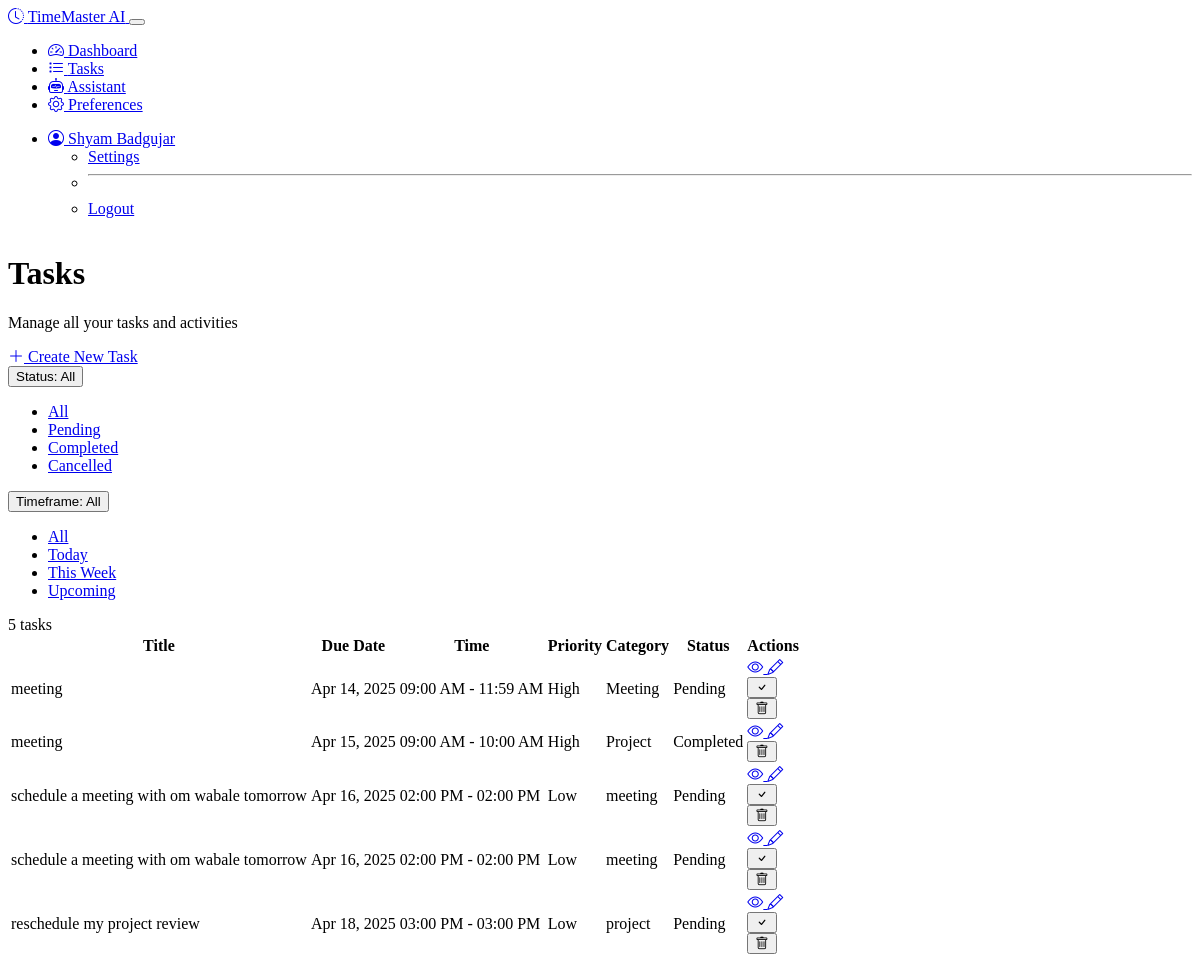
Page /tasks?status=all&timeframe=all (signed in) on the committed database.
### models.py (models this page shows, shortened)
class User(UserMixin, db.Model):
    id = db.Column(db.Integer, primary_key=True)
    username = db.Column(db.String(64), unique=True, nullable=False)
    email = db.Column(db.String(120), unique=True, nullable=False)
    password_hash = db.Column(db.String(256), nullable=False)
    created_at = db.Column(db.DateTime, default=datetime.utcnow)
    tasks = db.relationship('Task', backref='user', lazy='dynamic')
    preferences = db.relationship('UserPreference', backref='user', uselist=False)

class Task(db.Model):
    id = db.Column(db.Integer, primary_key=True)
    title = db.Column(db.String(120), nullable=False)
    description = db.Column(db.Text)
    created_at = db.Column(db.DateTime, default=datetime.utcnow)
    due_date = db.Column(db.DateTime)
    start_time = db.Column(db.DateTime)
    end_time = db.Column(db.DateTime)
    priority = db.Column(db.Integer, default=0)  # 0-5, 5 being highest
    status = db.Column(db.String(20), default='pending')  # pending, completed, cancelled
    category = db.Column(db.String(50))
    ml_priority_score = db.Column(db.Float, default=0.0)  # ML-calculated priority
    calendar_event_id = db.Column(db.String(100))  # For Google Calendar sync
    user_id = db.Column(db.Integer, db.ForeignKey('user.id'), nullable=False)

### routes.py (the view)
@app.route('/tasks')
@login_required
def task_list():
    status_filter = request.args.get('status', 'pending')
    timeframe = request.args.get('timeframe', 'all')
    query = Task.query.filter_by(user_id=current_user.id)
    if status_filter != 'all':
        query = query.filter_by(status=status_filter)
    now = datetime.now()
    if timeframe == 'today':
        start_of_day = now.replace(hour=0, minute=0, second=0, microsecond=0)
        end_of_day = start_of_day + timedelta(days=1) - timedelta(microseconds=1)
        query = query.filter(Task.due_date.between(start_of_day, end_of_day))
    elif timeframe == 'this_week':
        start_of_week = (now - timedelta(days=now.weekday())).replace(hour=0, minute=0, second=0, microsecond=0)
        end_of_week = start_of_week + timedelta(days=7) - timedelta(microseconds=1)
        query = query.filter(Task.due_date.between(start_of_week, end_of_week))
    elif timeframe == 'upcoming':
        query = query.filter(Task.due_date >= now)
    tasks = query.order_by(Task.due_date, Task.priority.desc()).all()
    return render_template(
        'tasks.html',
        tasks=tasks,
        status_filter=status_filter,
        timeframe=timeframe
    )

### models.py (called while the page is built)
@login_manager.user_loader
def load_user(user_id):
    return User.query.get(int(user_id))

    def get_notification_preferences(self):
        try:
            return json.loads(self.notification_preferences)
        except:
            return ['email', 'web']

### notification_service.py (called while the page is built)
    def check_reminders(self):
        now = datetime.now()
        due_reminders = Reminder.query.filter(
            Reminder.remind_at <= now,
            Reminder.sent == False
        ).all()
        sent_count = 0
        for reminder in due_reminders:
            success = self.send_reminder(reminder)
            if success:
                reminder.sent = True
                sent_count += 1
        db.session.commit()
        return sent_count

### routes.py (called while the page is built)
@app.before_request
def check_reminders():
    if not request.endpoint:
        return
    if request.endpoint in ['static', 'login', 'register']:
        return
    last_check = session.get('last_reminder_check', 0)
    now = datetime.now().timestamp()
    if now - last_check > 300:  # 5 minutes in seconds
        notification_service.check_reminders()
        session['last_reminder_check'] = now

### templates/tasks.html (shortened to what this page needs)
{% extends "layout.html" %}
{% block content %}
<div class="container">
    <div class="row mb-4">
        <div class="col-md-8">
            <h1 class="mb-2">Tasks</h1>
            <p class="text-muted">Manage all your tasks and activities</p>
        </div>
        <div class="col-md-4 text-md-end">
            <a href="{{ url_for('create_task') }}" class="btn btn-primary">
                <i class="bi bi-plus-lg"></i> Create New Task
            </a>
        </div>
    </div>
    <div class="row">
        <div class="col-12">
            <div class="card bg-dark">
                <div class="card-header">
                    <div class="d-flex justify-content-between align-items-center">
                        <div class="filters d-flex align-items-center flex-wrap">
                            <div class="dropdown me-3 mb-2 mb-md-0">
                                <button class="btn btn-outline-secondary dropdown-toggle" type="button" data-bs-toggle="dropdown">
                                    Status: {{ status_filter|capitalize if status_filter != 'all' else 'All' }}
                                </button>
                                <ul class="dropdown-menu">
                                    <li><a class="dropdown-item {% if status_filter == 'all' %}active{% endif %}" href="{{ url_for('task_list', status='all', timeframe=timeframe) }}">All</a></li>
                                    <li><a class="dropdown-item {% if status_filter == 'pending' %}active{% endif %}" href="{{ url_for('task_list', status='pending', timeframe=timeframe) }}">Pending</a></li>
                                    <li><a class="dropdown-item {% if status_filter == 'completed' %}active{% endif %}" href="{{ url_for('task_list', status='completed', timeframe=timeframe) }}">Completed</a></li>
                                    <li><a class="dropdown-item {% if status_filter == 'cancelled' %}active{% endif %}" href="{{ url_for('task_list', status='cancelled', timeframe=timeframe) }}">Cancelled</a></li>
                                </ul>
                            </div>
                            <div class="dropdown">
                                <button class="btn btn-outline-secondary dropdown-toggle" type="button" data-bs-toggle="dropdown">
                                    Timeframe: {{ timeframe|replace('_', ' ')|capitalize if timeframe != 'all' else 'All' }}
                                </button>
                                <ul class="dropdown-menu">
                                    <li><a class="dropdown-item {% if timeframe == 'all' %}active{% endif %}" href="{{ url_for('task_list', status=status_filter, timeframe='all') }}">All</a></li>
                                    <li><a class="dropdown-item {% if timeframe == 'today' %}active{% endif %}" href="{{ url_for('task_list', status=status_filter, timeframe='today') }}">Today</a></li>
                                    <li><a class="dropdown-item {% if timeframe == 'this_week' %}active{% endif %}" href="{{ url_for('task_list', status=status_filter, timeframe='this_week') }}">This Week</a></li>
                                    <li><a class="dropdown-item {% if timeframe == 'upcoming' %}active{% endif %}" href="{{ url_for('task_list', status=status_filter, timeframe='upcoming') }}">Upcoming</a></li>
                                </ul>
                            </div>
                        </div>
                        <span class="badge bg-primary">{{ tasks|length }} tasks</span>
                    </div>
                </div>
                <div class="card-body">
                    {% if tasks %}
                    <div class="table-responsive">
                        <table class="table table-dark table-hover">
                            <thead>
                                <tr>
                                    <th>Title</th>
                                    <th>Due Date</th>
                                    <th>Time</th>
                                    <th>Priority</th>
                                    <th>Category</th>
                                    <th>Status</th>
                                    <th>Actions</th>
                                </tr>
                            </thead>
                            <tbody>
                                {% for task in tasks %}
                                <tr class="{% if task.status == 'completed' %}table-active{% endif %}">
                                    <td class="{% if task.status == 'completed' %}text-decoration-line-through{% endif %}">
                                        {{ task.title }}
                                    </td>
                                    <td>
                                        {% if task.due_date %}
                                        {{ task.due_date.strftime('%b %d, %Y') }}
                                        {% else %}
                                        No due date
                                        {% endif %}
                                    </td>
                                    <td>
                                        {% if task.start_time %}
                                        {{ task.start_time.strftime('%I:%M %p') }}
                                        {% if task.end_time %}
                                        - {{ task.end_time.strftime('%I:%M %p') }}
                                        {% endif %}
                                        {% else %}
                                        All day
                                        {% endif %}
                                    </td>
                                    <td>
                                        <span class="badge priority-badge-{{ task.priority }}">
                                            {% if task.priority >= 4 %}High
                                            {% elif task.priority >= 2 %}Medium
                                            {% else %}Low
                                            {% endif %}
                                        </span>
                                    </td>
                                    <td>
                                        {% if task.category %}
                                        <span class="badge bg-secondary">{{ task.category }}</span>
                                        {% else %}
                                        <span class="text-muted">None</span>
                                        {% endif %}
                                    </td>
                                    <td>
                                        <span class="badge bg-{{ task.status == 'completed' and 'success' or task.status == 'cancelled' and 'danger' or 'warning' }}">
                                            {{ task.status|capitalize }}
                                        </span>
                                    </td>
                                    <td>
                                        <div class="btn-group btn-group-sm">
                                            <a href="{{ url_for('view_task', task_id=task.id) }}" class="btn btn-info">
                                                <i class="bi bi-eye"></i>
                                            </a>
                                            <a href="{{ url_for('edit_task', task_id=task.id) }}" class="btn btn-warning">
                                                <i class="bi bi-pencil"></i>
                                            </a>
                                            {% if task.status != 'completed' %}
                                            <form action="{{ url_for('mark_task_complete', task_id=task.id) }}" method="post" class="d-inline">
                                                <button type="submit" class="btn btn-success btn-complete-task">
                                                    <i class="bi bi-check"></i>
                                                </button>
                                            </form>
                                            {% endif %}
                                            <form action="{{ url_for('delete_task', task_id=task.id) }}" method="post" class="d-inline">
                                                <button type="submit" class="btn btn-danger btn-delete-task">
                                                    <i class="bi bi-trash"></i>
                                                </button>
                                            </form>
                                        </div>
                                    </td>
                                </tr>
                                {% endfor %}
                            </tbody>
                        </table>
                    </div>
                    {% endif %}
                </div>
            </div>
        </div>
    </div>
</div>
{% endblock %}

### templates/layout.html (shortened to what this page needs)
<!DOCTYPE html>
<html lang="en" data-bs-theme="dark">
<head>
    <link rel="stylesheet" href="https://cdn.replit.com/agent/bootstrap-agent-dark-theme.min.css">
    <link rel="stylesheet" href="https://cdn.jsdelivr.net/npm/bootstrap-icons@1.11.0/font/bootstrap-icons.css">
    <link rel="stylesheet" href="{{ url_for('static', filename='css/custom.css') }}">
</head>
<body class="d-flex flex-column min-vh-100">
    <nav class="navbar navbar-expand-lg navbar-dark bg-dark">
        <div class="container">
            <a class="navbar-brand d-flex align-items-center" href="{{ url_for('index') }}">
                <i class="bi bi-clock-history me-2"></i>
                <span>TimeMaster AI</span>
            </a>
            <button class="navbar-toggler" type="button" data-bs-toggle="collapse" data-bs-target="#navbarContent">
            </button>
            <div class="collapse navbar-collapse" id="navbarContent">
                <ul class="navbar-nav me-auto mb-2 mb-lg-0">
                    {% if current_user.is_authenticated %}
                    <li class="nav-item">
                        <a class="nav-link {% if request.endpoint == 'dashboard' %}active{% endif %}" href="{{ url_for('dashboard') }}">
                            <i class="bi bi-speedometer2 me-1"></i> Dashboard
                        </a>
                    </li>
                    <li class="nav-item">
                        <a class="nav-link {% if request.endpoint == 'task_list' %}active{% endif %}" href="{{ url_for('task_list') }}">
                            <i class="bi bi-list-task me-1"></i> Tasks
                        </a>
                    </li>
                    <li class="nav-item">
                        <a class="nav-link {% if request.endpoint == 'assistant' %}active{% endif %}" href="{{ url_for('assistant') }}">
                            <i class="bi bi-robot me-1"></i> Assistant
                        </a>
                    </li>
                    <li class="nav-item">
                        <a class="nav-link {% if request.endpoint == 'preferences' %}active{% endif %}" href="{{ url_for('preferences') }}">
                            <i class="bi bi-gear me-1"></i> Preferences
                        </a>
                    </li>
                    {% endif %}
                </ul>
                <ul class="navbar-nav">
                    {% if current_user.is_authenticated %}
                    <li class="nav-item dropdown">
                        <a class="nav-link dropdown-toggle" href="#" id="userDropdown" role="button" data-bs-toggle="dropdown">
                            <i class="bi bi-person-circle me-1"></i> {{ current_user.username }}
                        </a>
                        <ul class="dropdown-menu dropdown-menu-end">
                            <li><a class="dropdown-item" href="{{ url_for('preferences') }}">Settings</a></li>
                            <li><hr class="dropdown-divider"></li>
                            <li><a class="dropdown-item" href="{{ url_for('logout') }}">Logout</a></li>
                        </ul>
                    </li>
                    {% endif %}
                </ul>
            </div>
        </div>
    </nav>
    <main class="main-content py-4">
        {% block content %}{% endblock %}
    </main>
</body>
</html>

### static/css/custom.css (style rules this page uses)
body { min-height: 100vh; display: flex; flex-direction: column; }
.main-content { flex: 1; }
.container { max-width: 1200px; }
.priority-badge-0, .priority-badge-1 { background-color: var(--bs-info); }
.priority-badge-4, .priority-badge-5 { background-color: var(--bs-danger); }

### rows in the picture
User: username "Shyam Badgujar"
Task: title "meeting", due_date "Apr 14, 2025", start_time "09:00 AM", end_time "11:59 AM", priority "High", category "Meeting", status "Pending"
Task: title "meeting", due_date "Apr 15, 2025", start_time "09:00 AM", end_time "10:00 AM", priority "High", category "Project", status "Completed"
Task: title "schedule a meeting with om wabale tomorrow", due_date "Apr 16, 2025", start_time "02:00 PM", end_time "02:00 PM", priority "Low", category "meeting", status "Pending"
Task: title "schedule a meeting with om wabale tomorrow", due_date "Apr 16, 2025", start_time "02:00 PM", end_time "02:00 PM", priority "Low", category "meeting", status "Pending"
Task: title "reschedule my project review", due_date "Apr 18, 2025", start_time "03:00 PM", end_time "03:00 PM", priority "Low", category "project", status "Pending"

### other values in the picture
{{ status_filter|capitalize if status_filter != 'all' else 'All' }} "All"
{{ tasks|length }} "5"
